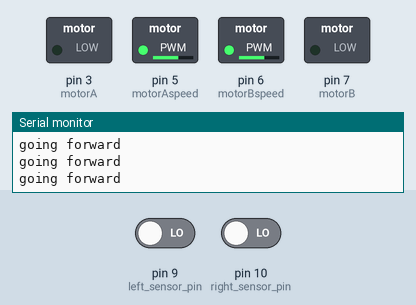
A sketch run on a simulated Arduino Uno, built with avr-gcc and run on an emulated ATmega328P. Shown: switched loads named in the sketch (green lamp = pin HIGH), the last lines printed to the serial monitor. Inputs (shaded band) come from the test bench; at power-on: pin 9 (left_sensor_pin) LOW, pin 10 (right_sensor_pin) LOW.

Above: at 4.2 s.
4.3 s: pin 9 (left_sensor_pin) driven HIGH
At 5.5 s:
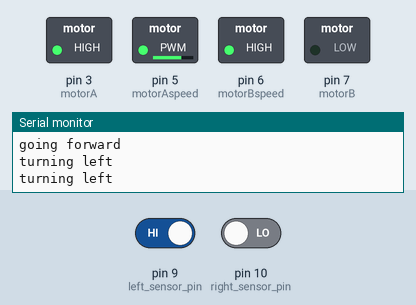
6.0 s: pin 10 (right_sensor_pin) driven HIGH
At 6.7 s:
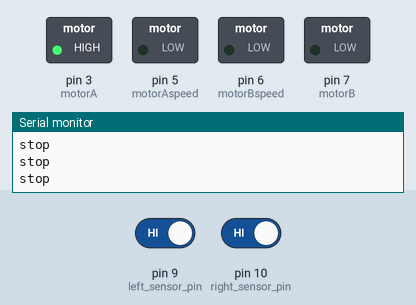
7.5 s: pin 9 (left_sensor_pin) driven LOW
At 8.6 s:
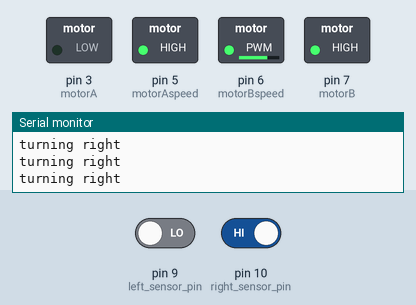
9.0 s: pin 9 (left_sensor_pin) driven HIGH
At 9.3 s:
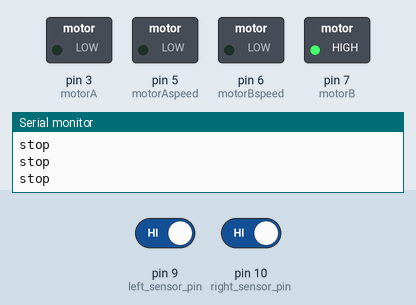
10.5 s: pin 10 (right_sensor_pin) driven LOW
At 11.8 s:
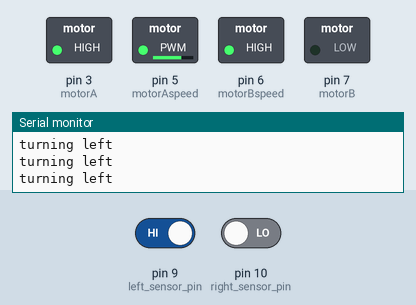
Timing chart, 0 to 13.0 s (numbered marks = the images above; inputs shaded):
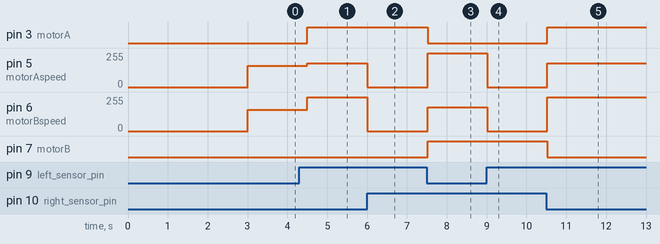

Measured:
- after the input at 4.3 s, pin 3 (motorA): LOW → HIGH after 0.20 s; pin 5 (motorAspeed): 160/255 → 180/255 after 0.20 s; pin 6 (motorBspeed): 160/255 → 255/255 after 0.20 s
- after the input at 6.0 s, pin 5 (motorAspeed): 180/255 → 0/255 at once; pin 6 (motorBspeed): 255/255 → 0/255 at once
- after the input at 7.5 s, pin 3 (motorA): HIGH → LOW at once; pin 5 (motorAspeed): 0/255 → 255/255 at once; pin 6 (motorBspeed): 0/255 → 180/255 at once; pin 7 (motorB): LOW → HIGH at once
- after the input at 9.0 s, pin 5 (motorAspeed): 255/255 → 0/255 at once; pin 6 (motorBspeed): 180/255 → 0/255 at once
- after the input at 10.5 s, pin 3 (motorA): LOW → HIGH at once; pin 5 (motorAspeed): 0/255 → 180/255 at once; pin 6 (motorBspeed): 0/255 → 255/255 at once; pin 7 (motorB): HIGH → LOW at once

The sketch:

sketch_mar05d.ino
```cpp
/*gou_last
 * a->right
 * b->left
  */

  int vSpeed = 170;        // MAX 255
  int turn_speed = 130    ;    // MAX 255
  int turn_delay = 500;


  const int motorA      = 3;

  const int motorAspeed  = 5;
  const int motorB      = 7;

  const int motorBspeed  =6;

//Sensor Connection
  const int left_sensor_pin =9;
  const int right_sensor_pin =10;


  int left_sensor_state;
  int right_sensor_state;

void setup() {
  pinMode(motorA, OUTPUT);

  pinMode(motorB, OUTPUT);


  Serial.begin(9600);

  delay(3000);

}

void loop() {


left_sensor_state = digitalRead(left_sensor_pin);
right_sensor_state = digitalRead(right_sensor_pin);

if(right_sensor_state == HIGH && left_sensor_state == LOW)
{
  Serial.println("turning right");

  digitalWrite (motorA,LOW);


  digitalWrite(motorB,HIGH);

  analogWrite (motorBspeed, 180);
  analogWrite (motorAspeed, 255);

  }
if(right_sensor_state == LOW && left_sensor_state == HIGH)
{
  Serial.println("turning left");

  digitalWrite (motorA,HIGH);


  digitalWrite(motorB,LOW);

  analogWrite (motorBspeed, 255);
  analogWrite (motorAspeed, 180);

  delay(turn_delay);
  }

if(right_sensor_state == LOW && left_sensor_state == LOW)
{
  Serial.println("going forward");

  digitalWrite (motorA,LOW);


  digitalWrite(motorB,LOW);

  analogWrite (motorAspeed, 160);
  analogWrite (motorBspeed, 160);

  delay(turn_delay);

  }

if(right_sensor_state == HIGH && left_sensor_state == HIGH)
{
  Serial.println("stop");

  analogWrite (motorAspeed, 0);
  analogWrite (motorBspeed, 0);

  }


}
```
